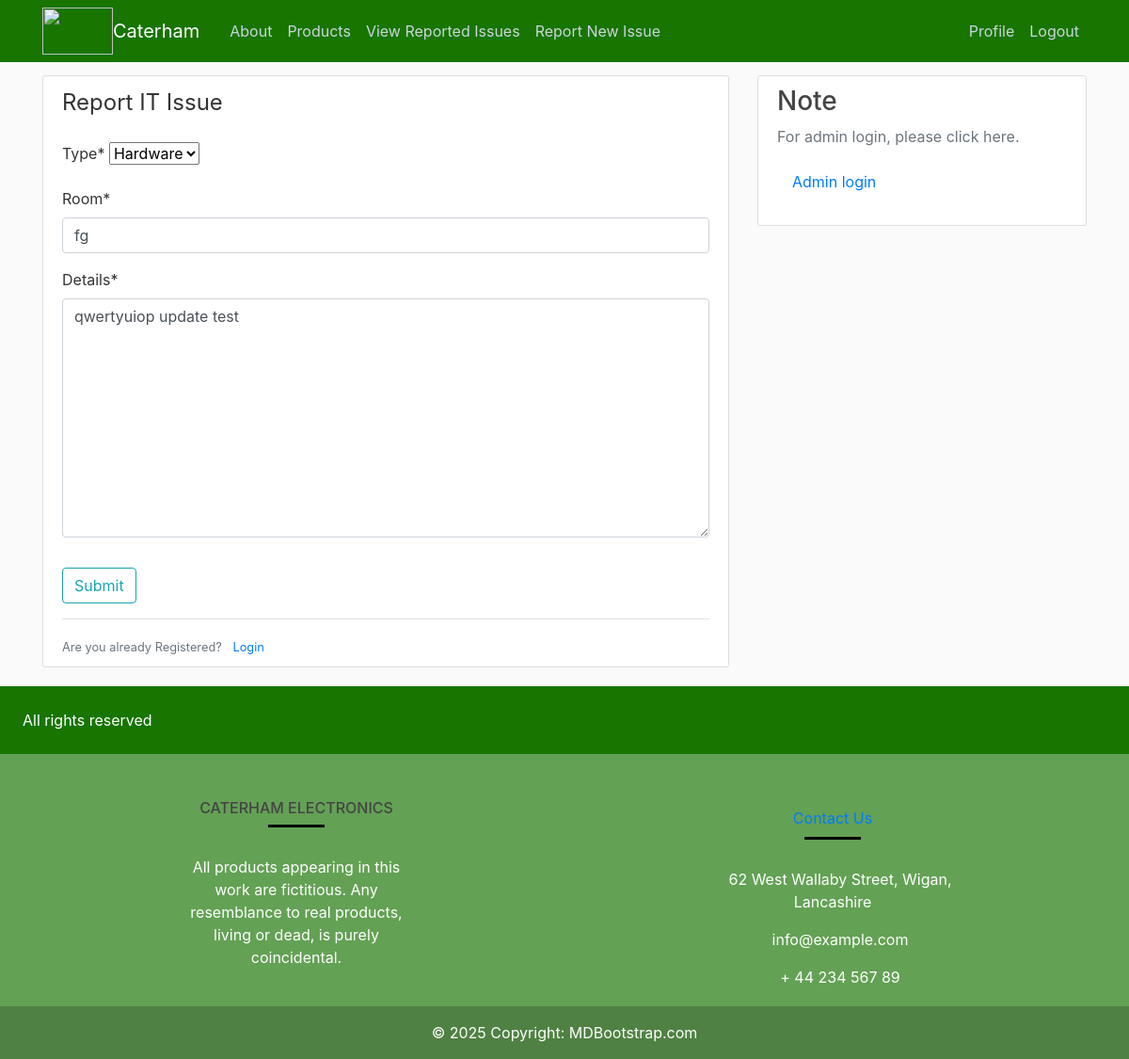
Screenshot of /issue/3/update/ (signed in) with the database file from the repository.
### itreporting/models.py (models this page shows, shortened)
class Issue(models.Model):
    type = models.CharField(max_length=100, choices = [('Hardware', 'Hardware'), ('Software', 'Software')])
    room = models.CharField(max_length=100)
    urgent = models.BooleanField(default = False)
    details = models.TextField()
    date_submitted = models.DateTimeField(default=timezone.now)
    description = models.TextField()
    author = models.ForeignKey(User, related_name = 'issues', on_delete=models.CASCADE)

### itreporting/views.py (the view)
# urls.py: path('issue/<int:pk>/update/', PostUpdateView.as_view(), name = 'issue-update'),
class PostUpdateView(LoginRequiredMixin, UserPassesTestMixin, UpdateView):
    model = Issue
    fields = ['type', 'room', 'details']
    def test_func(self):
        issue = self.get_object()
        return self.request.user == issue.author

### templates/itreporting/issue_form.html (shortened to what this page needs)
{% extends "itreporting/base.html" %}
{% load crispy_forms_tags %}
{% block content %}
<div class="content-section">
    <form method="POST">
        <fieldset class="form-group">
            <legend class="borer-bottom mb-4"> Report IT Issue </legend>
            {{ form|crispy }}
        </fieldset>
        <div class="form-group">
            <button class="btn btn-outline-info"  type="submit">Submit</button>
        </div>
    </form>
    <div class="border-top pt-3">
        <small class="text-muted">Are you already Registered? <a class="ml-2" href="#">Login </a></small>
    </div>
</div>
{% endblock content %}

### static/css/styles.css (style rules this page uses)
body { background: #fafafa; color: #333333; margin-top: 5rem; }
.content-section { background: #ffffff; padding: 10px 20px; border: 1px solid #dddddd; border-radius: 3px; margin-bottom: 20px; }

### rows the page displays
Issue: type "Hardware", room "fg", details "qwertyuiop update test"
